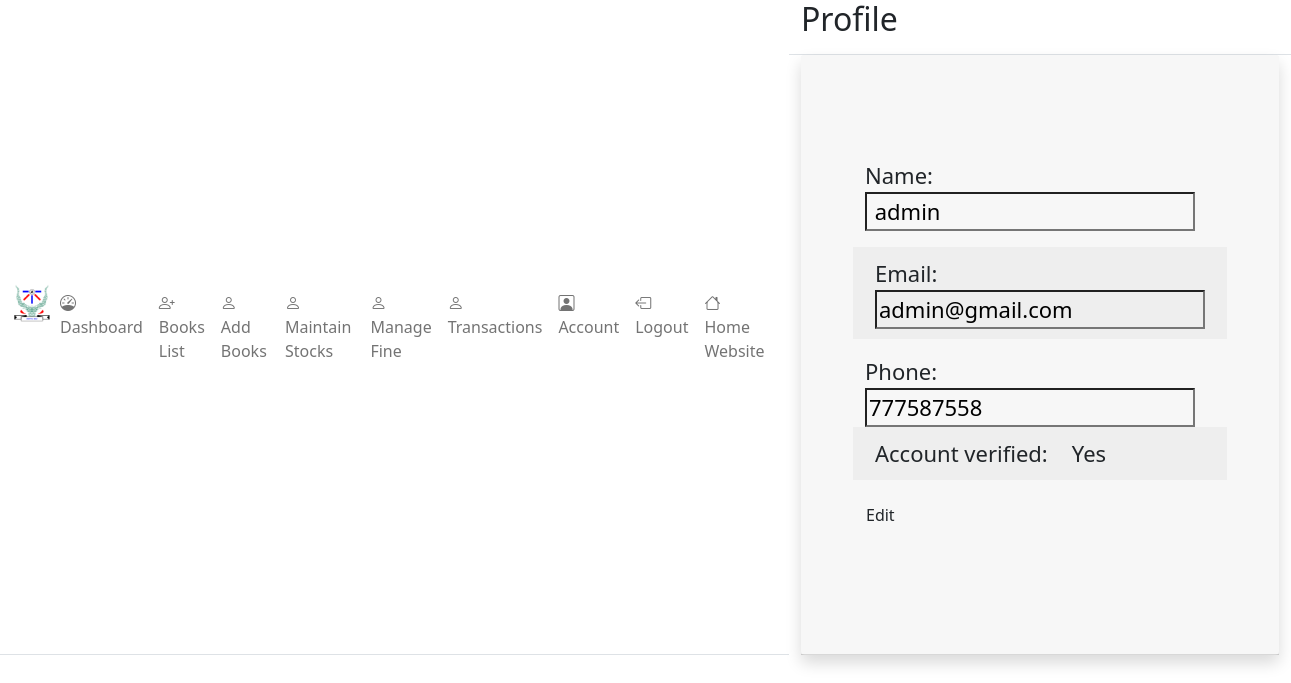
Screenshot of /frontend/admin/profile.php (signed in) with the database file from the repository.
### tables this page shows
CREATE TABLE `users` (
  `id` int(11) NOT NULL,
  `name` text DEFAULT NULL,
  `email` varchar(50) NOT NULL,
  `phone` bigint(15) NOT NULL,
  `password` varchar(100) NOT NULL,
  `is_admin` int(11) NOT NULL DEFAULT 0 COMMENT '0-student, 1-admin,2-agent, 3-gleam admin',
  `verification_code` text DEFAULT NULL,
  `forgot_token` text DEFAULT NULL,
  `verified` int(10) NOT NULL DEFAULT 0 COMMENT '0-No, 1-Yes',
  `created_at` timestamp NOT NULL DEFAULT current_timestamp(),
  `updated_at` timestamp NULL DEFAULT NULL ON UPDATE current_timestamp(),
  `deleted_at` timestamp NULL DEFAULT NULL
);

### frontend/admin/profile.php (the view, shortened to what this page needs)
<?php
    include("../../backend/config.php");
    if (!isset($_SESSION["is_admin"])) {
        header("location: ./login.php");
    }
    else{
        $stmt="SELECT * FROM users WHERE id=(?) AND is_admin=(?) LIMIT 1";
        $sql=mysqli_prepare($conn, $stmt);
        $is_admin=1;
        mysqli_stmt_bind_param($sql,"ii",$_SESSION["admin_id"],$is_admin);
        $result=mysqli_stmt_execute($sql);
        if (!empty($result) && isset($result)){
            $data= mysqli_stmt_get_result($sql);
            $row=mysqli_fetch_array($data);
                ?>
                <?php
        }
    }
?>
<!DOCTYPE html>
<html lang="en">
<head>
<?php require('./admin_components/header_links.php'); ?>
</head>
<body>
    <div class="d-flex flex-column flex-lg-row h-lg-full bg-surface-secondary">
        <?php require('./admin_components/side_bar.php'); ?>
        <div class="h-screen flex-grow-1 overflow-y-lg-auto">
            <header class="bg-surface-primary border-bottom pt-6">
                <div class="container-fluid">
                    <div class="mb-npx">
                        <div class="row align-items-center">
                            <div class="col-sm-6 col-8 mb-4 mb-sm-0">
                                <h1 class="h2 mb-0 ls-tight mb-3">Profile</h1>
                            </div>
                        </div>
                    </div>
                </div>
            </header>
            <main class="py-6 bg-surface-secondary">
                <div class="container-fluid">
                    <div class="card shadow border-0 mb-7">
                        <div class="card-header">
                        <div class="container-fluid p-sm-5 my-5" style="font-size: 22px;">
                            <form action="../../backend/admin/updated_details.php" method="post">
                                <div class="row mb-3">
                                    <div class="col-auto text-center">
                                        Name:
                                    </div>
                                    <div class="col-auto">
                                       <input type="text" id="username" readonly style="background-color: transparent; outline: none;"
                                       name="name" value=" <?php echo $row["name"];?>">
                                    </div>
                                </div>
                                <div class="row mb-3" style="background-color: #EEEEEE; padding: 10px;">
                                    <div class="col-auto text-center">
                                        Email:
                                    </div>
                                    <div class="col-auto" style="min-width: fit-content;">
                                        <input type="email" style="background-color: transparent; outline: none;" name="email" readonly value="<?php echo $row["email"];?>">
                                    </div>
                                </div>
                                <div class="row mb-v">
                                    <div class="col-auto text-center">
                                        Phone:
                                    </div>
                                    <div class="col-auto">
                                        <input type="tel" id="userphone" readonly minlength="10" style="background-color: transparent; outline: none;" name="phone" value="<?php echo $row['phone'];?>">
                                    </div>
                                </div>
                                <div class="row mb-3" style="background-color: #EEEEEE; padding: 10px;">
                                    <div class="col-auto text-center">
                                        Account verified:
                                    </div>
                                    <div class="col-auto">
                                        <?php echo $row['verified']==1?"Yes":"No";?>
                                    </div>
                                </div>
                                <div class="row mb-3">
                                <button class="btn btn-neutral col-auto" onclick="make_editable()" type="button" id="editbtn">Edit</button>
                                </div>
                            </form>
                        </div>
                        </div>
                    </div>
                </div>
            </main>
        </div>
    </div>
</body>
</html>

### rows the page displays
users: name "admin", email "admin@gmail.com", phone "777587558"
